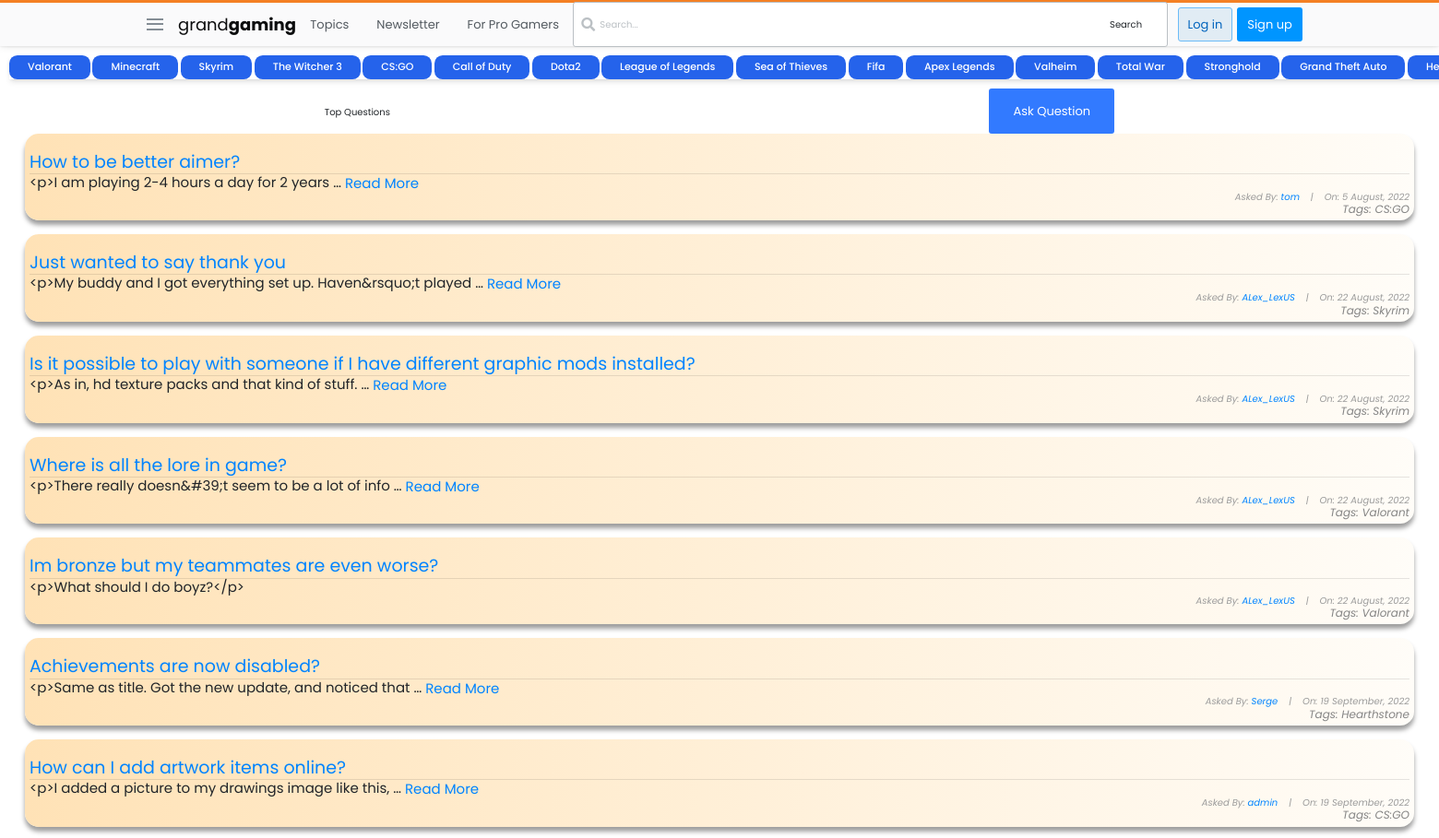
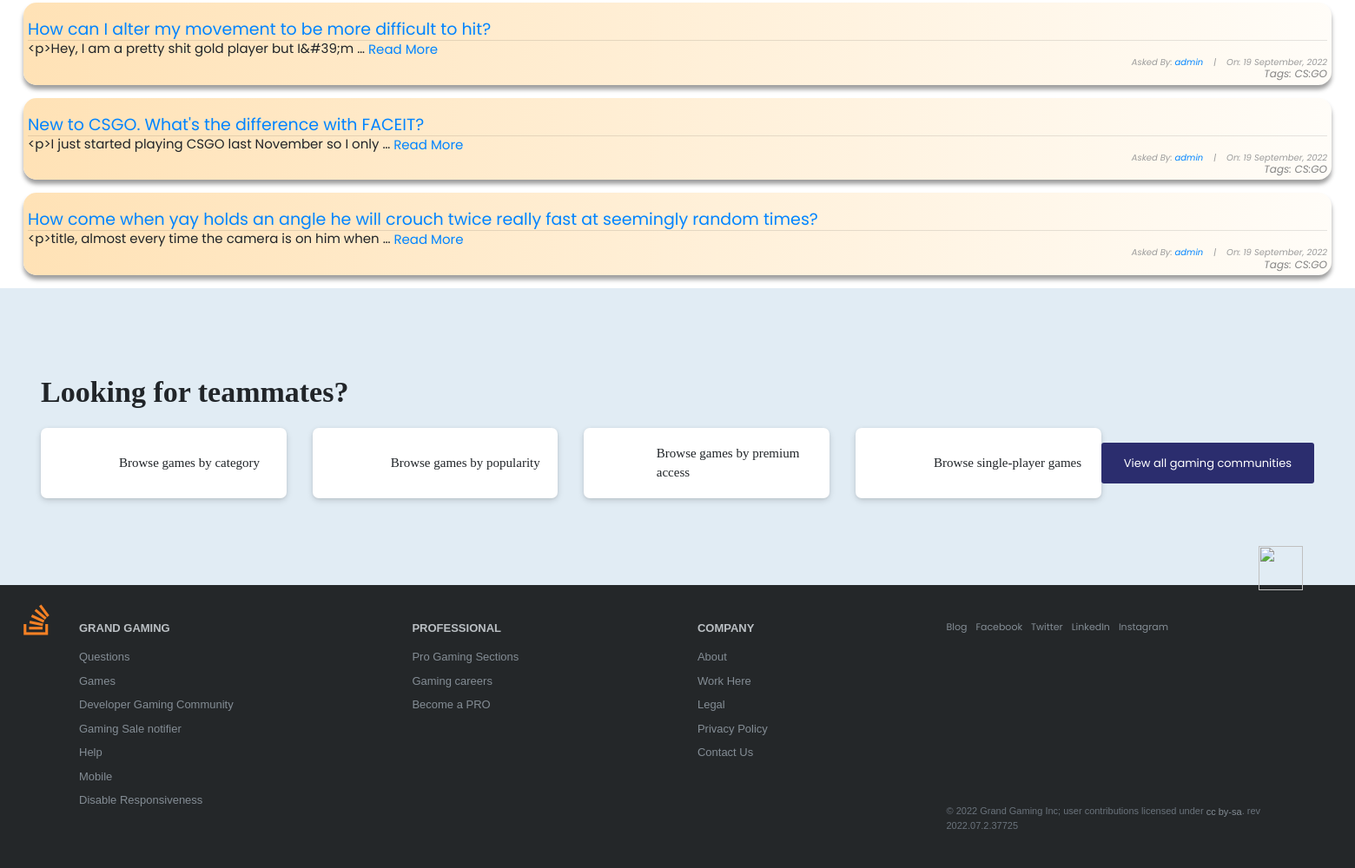
Screenshot of /questions/ with the database file from the repository (2 pictures, top to bottom).
### forumbase/models.py (models this page shows, shortened)
class Question(models.Model):
    user = models.ForeignKey(User, on_delete=models.CASCADE)
    title = models.CharField(max_length=10000)
    content = RichTextField()
    likes = models.ManyToManyField(User, related_name='question_post')
    date_created = models.DateTimeField(default=timezone.now)
    tags = TaggableManager()

### forumbase/views.py (the view)
# urls.py: path('questions/', views.QuestionListView.as_view(), name="question-lists"),
class QuestionListView(ListView):
    model = Question
    context_object_name = 'questions'
    ordering = ['-date_created']
    tags = Tag.objects.all()
    def get_context_data(self, **kwargs):
        context = super().get_context_data(**kwargs)
        tag = self.request.GET.get('tag', None)
        if tag:
            _tag = Tag.objects.get(name=tag)
            questions = Question.objects.filter(tags=_tag)
        else:
            questions = Question.objects.all()
        context['questions'] = questions
        context['tags'] = self.tags
        return context

### forumbase/templates/forumbase/question_list.html (shortened to what this page needs)
    {% extends 'base.html' %}
    {% block content %}
    <!DOCTYPE html>
    <html lang="en">
    <head>
        <script src="https://cdn.tailwindcss.com"></script>
    </head>
    <body>
        <div class="flex items-center">
            <div class="inline-flex shadow-md hover:shadow-lg focus:shadow-lg mybtn" role="group">
                {% for tag in tags %}
                <form method="GET" class="myfrm rounded-l inline-block px-8 py-2.5 bg-blue-600 text-white font-medium text-xs leading-tight uppercase hover:bg-blue-700 focus:bg-blue-700 focus:outline-none focus:ring-0 active:bg-blue-800 transition duration-150 ease-in-out mr-1"
                action="http://127.0.0.1:8000/questions/">
                <a>
                    <input type="submit" value="{{ tag.name }}"/>
                </a>
                </form>
                {% endfor %}
            </div>
        </div>
        <div class="container"
            x-data="{tag: '', question: []}"
            x-init="question = await (await fetch('/questions')).json()">
            <div id="sub-nav">
                <h1 id="fh1">Top Questions</h1>
                {% if user.is_authenticated %}
                <button class="btn" id="logout-btn"><a id="fa" href="{% url 'forumbase:question-create'%}" style="color: white; text-decoration: none;">Ask Question</a></button>
                {% else %}
                <button class="btn" id="logout-btn"><a id="fa" href="{% url 'login' %}" style="color: white; text-decoration: none;">Ask Question</a></button>
                {% endif %}
            </div>
            <div class="list-question">
                <div class="questions" x-data="{tag: ''}">
                    {% for question in questions %}
                    <div class="container" style="background: linear-gradient(to right, rgb(255, 226, 182), rgba(255, 166, 0, 0.027)); padding: 5px; box-shadow: rgba(0, 0, 0, 0.383) 0px 5px 5px 0px; border-radius: 15px;" >
                        <div id="title-sec" style="display: flex; align-items: center;">
                            <h3 id="fh3"><a href="{% url 'forumbase:question-detail' question.id%}">{{ question.title }}</a></h3>
                        </div>
                        <hr>
                        {% if question.content|wordcount <= 10 %}
                        <h6 id="fh6" style="text-align: left;">{{ question.content}}</h6>
                        {% else %}
                        <h6 id="fh6" style="text-align: left;">{{ question.content|truncatewords:10}} <a href="{% url 'forumbase:question-detail' question.id%}">Read More</a></h6>
                        {% endif %}
                        <h6 id="fh6" style="font-size: 10px; font-style: italic; color: rgb(155, 155, 155);">Asked By: <a href="{% url 'profile' %}">{{ question.user }}</a>&nbsp;&nbsp;&nbsp; |&nbsp;&nbsp;&nbsp; On: {{question.date_created|date:"j F, Y"}}</h6>
                        <h5 style="text-align: right; font-size: 12px; font-style: italic;"> Tags:
                            {% for tag in question.tags.all %}
                                {{ tag }}
                            {% endfor %}
                        </h5>
                    </div> <br>
                    {% endfor %}
                </div>
            </div>
        </div>
    </body>
    </html>
    {% endblock content %}

### static/main.css (style rules this page uses)
:root { --white: #fff; --black: #0c0d0e; --orange: #f48024; --yellow: #fbf2d4; --green: #5eba7d; --blue: #0077cc; --powder: #e1ecf4; --red: #d1383d; --black-025: #fafafb; --black-050: #eff0f1; --black-075: #e4e6e8; --black-100: #d6d9dc; --black-150: #c8ccd0; --black-200: #bbc0c4; --black-300: #9fa6ad; --black-350: #9199a1; --black-400: #848d95; --black-500: #6a737c; --black-600: #535a60; --black-700: #3c4146; --black-750: #2f3337; --black-800: #242729; --black-900: #0c0d0e; --orange-050: #fff7f2; --orange-100: #fee3cf; --orange-200: #fcd0ad; --orange-300: #f7aa6d; --orange-400: #f48024; --orange-500: #f2720c; --orange-600: #da670b; --orange-700: #bd5c00; --orange-800: #a35200; --orange-900: #874600; --blue-050: #f2f9ff; --blue-100: #cfeafe; --blue-200: #addafc; --blue-300: #6cbbf7; --blue-400: #379fef; --blue-500: #0095ff; --blue-600: #0077cc; --blue-700: #0064bd; --blue-800: #0054a3; --blue-900: #004487; --powder-050: #f4f8fb; --powder-100: #e1ecf4; --powder-200: #d1e5f1; --powder-300: #b3d3ea; --powder-400: #a0c7e4; --powder-500: #7aa7c7; --powder-600: #5b8db1; --powder-700: #39739d; --powder-800: #2c5777; --powder-900: #1e3c52; --green-025: #eef8f1; --green-050: #dcf0e2; --green-100: #cae8d4; --green-200: #a6d9b7; --green-300: #82ca9a; --green-400: #5eba7d; --green-500: #48a868; --green-600: #3d8f58; --green-700: #2f6f44; --green-800: #29603b; --green-900: #1e472c; --yellow-050: #fdf7e3; --yellow-100: #fbf2d4; --yellow-200: #f1e5bc; --yellow-300: #e6d178; --yellow-400: #e9c63f; --yellow-500: #ddb624; --yellow-600: #cea51b; --yellow-700: #b89516; --yellow-800: #9f8010; --yellow-900: #826a0b; --red-050: #fdf3f4; --red-100: #f9d3d7; --red-200: #f4b4bb; --red-300: #e87c87; --red-400: #de535e; --red-500: #d1383d; --red-600: #c02d2e; --red-700: #ac2726; --red-800: #942121; --red-900: #7a1819; --gold: #ffcc01; --gold-lighter: #fff4d1; --gold-darker: #f1b600; --silver: #b4b8bc; --silver-lighter: #e8e8e8; --silver-darker: #9a9c9f; --bronze: #caa789; --bronze-lighter: #f2e9e1; --bronze-darker: #ab825f; --fc-dark: #0c0d0e; --fc-medium: #3c4146; --fc-light: #6a737c; --focus-ring: rgba(0,149,255,0.15); --focus-ring-success: rgba(166,217,183,0.4); --focus-ring-warning: rgba(233,198,63,0.4); --focus-ring-error: rgba(192,45,46,0.15); --focus-ring-muted: rgba(36,39,41,0.1); --bs-sm: 0 1px 2px rgba(0,0,0,0.05),0 1px 4px rgba(0,0,0,0.05),0 2px 8px rgba(0,0,0,0.05); --bs-md: 0 1px 3px rgba(0,0,0,0.06),0 2px 6px rgba(0,0,0,0.06),0 3px 8px rgba(0,0,0,0.09); --bs-lg: 0 1px 4px rgba(0,0,0,0.09),0 3px 8px rgba(0,0,0,0.09),0 4px 13px rgba(0,0,0,0.13); --scrollbar: rgba(0,0,0,0.2); --highlight-bg: #f6f6f6; --highlight-color: #2f3337; --highlight-comment: #656e77; --highlight-punctuation: var(--black-600); --highlight-namespace: #b75501; --highlight-attribute: #015692; --highlight-literal: #b75501; --highlight-symbol: #803378; --highlight-keyword: #015692; --highlight-variable: #54790d; --highlight-addition: #2f6f44; --highlight-deletion: #c02d2e; --dark-blue:#2b2d6e; --magnolia:#f7f6f9; }
*, *::before, *::after { margin: 0; padding: 0; box-sizing: border-box; }
html { font-family: Arial, "Helvetica Neue", Helvetica, sans-serif; font-size: 10px; color: var(--black-800); }
.container { width: 100%; max-width: 126.4rem; margin: 0 auto; padding: 0 1.5rem; }
a { text-decoration: none; color: var(--blue-600); cursor: pointer; }
.btn { text-align: center; font-size: 1.3rem; border-radius: 3px; transition: all 0.5s; padding: 1.3rem 2.5rem; }

### forumbase/templates/forumbase/question_list.html (style rules this page uses)
body { margin-top: 60px; font-family: 'Poppins', sans-serif; }
#fh1 { margin-top: 20px; }
#sub-nav { display: flex; justify-content: space-around; }
#logout-btn { background-color: rgb(50, 122, 255); }
#fh3 { text-align: left; font-size: 19px; padding-top: 15px; }
#fh6 { text-align: right; font-size: 15px; font-weight: normal; }
a { color: rgb(0, 132, 255); }
h5 { color: rgb(133, 133, 133); }
a { text-align: center; vertical-align: middle; }
.mybtn { box-sizing: border-box; margin: 0 0rem 1rem 1rem; }
.myfrm { font-size: 1.1rem; border-radius: 0.88rem }

### rows the page displays
Tag: name "Valorant"
Tag: name "Minecraft"
Tag: name "Skyrim"
Tag: name "The Witcher 3"
Tag: name "CS:GO"
Tag: name "Call of Duty"
Tag: name "Dota2"
Tag: name "League of Legends"
Tag: name "Sea of Thieves"
Tag: name "Fifa"
Tag: name "Apex Legends"
Tag: name "Valheim"
Tag: name "Total War"
Tag: name "Stronghold"
Tag: name "Grand Theft Auto"
Tag: name "Hearthstone"
Question: title "How to be better aimer?", content "<p>I am playing 2-4 hours a day for 2 years …", user "tom", date_created "5 August, 2022"
Question: title "Just wanted to say thank you", content "<p>My buddy and I got everything set up. Haven&rsquo;t played …", user "ALex_LexUS", date_created "22 August, 2022"
Question: title "Is it possible to play with someone if I have different graphic mods installed?", content "<p>As in, hd texture packs and that kind of stuff. …", user "ALex_LexUS", date_created "22 August, 2022"
Question: title "Where is all the lore in game?", content "<p>There really doesn&#39;t seem to be a lot of info …", user "ALex_LexUS", date_created "22 August, 2022"
Question: title "Im bronze but my teammates are even worse?", content "<p>What should I do boyz?</p>", user "ALex_LexUS", date_created "22 August, 2022"
Question: title "Achievements are now disabled?", content "<p>Same as title. Got the new update, and noticed that …", user "Serge", date_created "19 September, 2022"
Question: title "How can I add artwork items online?", content "<p>I added a picture to my drawings image like this, …", user "admin", date_created "19 September, 2022"
Question: title "How can I alter my movement to be more difficult to hit?", content "<p>Hey, I am a pretty shit gold player but I&#39;m …", user "admin", date_created "19 September, 2022"
Question: title "New to CSGO. What's the difference with FACEIT?", content "<p>I just started playing CSGO last November so I only …", user "admin", date_created "19 September, 2022"
Question: title "How come when yay holds an angle he will crouch twice really fast at seemingly random times?", content "<p>title, almost every time the camera is on him when …", user "admin", date_created "19 September, 2022"
